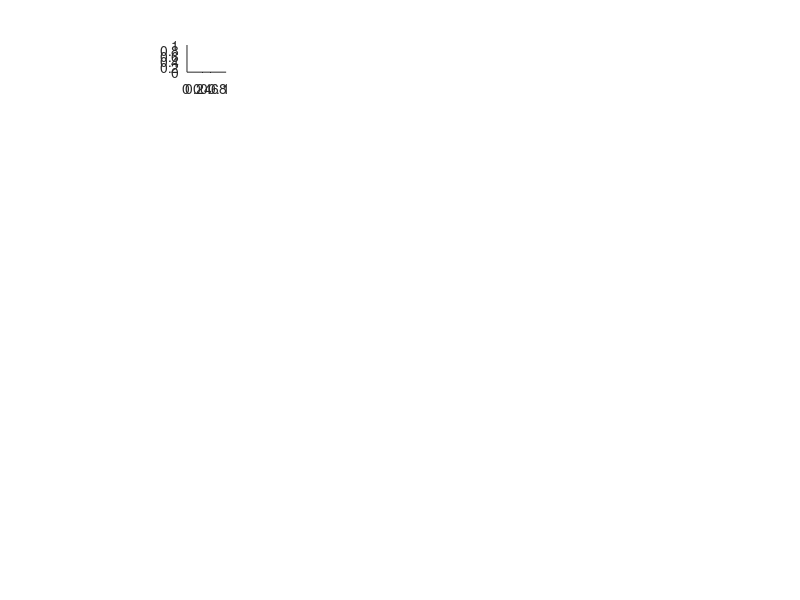

Reproduce this figure in MATLAB. (Note: this script raises an error after producing the figure.)
% Compare_2_structs_of_patterns_script_2
% Compare two sets of responses
% input should be   burst_activation, Spike_Rates_each_burst... from
% ANALYZED_DATA or POST_STIM_RESPONSE and stored in "Patterns" struct.
% output - a list of output variables should be processed outside of this
% script (ex. Compare_Pattern_pairs).

  
%%----------------------------------       
              
 
% Compare_Stim_resp_3files


Apply_filtering = true ;


G_Max_y  = 0.5 ; % Maximum scale Y
 G_Min_y  = -0.5 ;  % Minimum  scale Y

Sigma_amp_filter = 2 ;

%------------------------------
  [filename1 ,PathName1 ] = uigetfile('*.*','Select file');
  fullname1 = [PathName1 filename1 ]; 
  
  [filename2 ,PathName2 ] = uigetfile('*.*','Select file');
  fullname2 = [PathName2 filename2 ]; 
  
  fullname3 =fullname2 ;
%   
%   [filename3 ,PathName3 ] = uigetfile('*.*','Select file');
%   fullname3 = [PathName3 filename3 ]; 
  
  
%   fullname1 = '_02_2018_09_19_h12_s_d28_30stim_z33_minus800_Raster_1sigma_Post_2-30ms_Stimlus_responses.mat' ;
%   fullname2 = '_11_2018_09_19_h12_s_d28_30stim_z33_minus800_Raster_1sigma_Post_2-30ms_Stimlus_responses.mat' ;
%   fullname3   = '_11_2018_09_19_h12_s_d28_30stim_z33_minus800_Raster_1sigma_Post_2-30ms_Stimlus_responses.mat' ;;
  
    if fullname1 ~= 0
        
        LFP = [] ;
        
        Patterns1 = load( char(fullname1 ) ) ;   
%         LFP0 = LFP0.Details  ;   
%         LFP = [ LFP LFP0 ] ;
        Patterns2 = load( char(fullname2 ) ) ;   
%         LFP0 = LFP0.Details   ;  
%          LFP = [ LFP LFP0 ] ;
           Patterns3 = load( char(fullname3 ) ) ;   
%         LFP0 = LFP0.Details   ;  
%          LFP = [ LFP LFP0 ] ;
        
        % Show_all_post_stim_signals_8x8   .option_data_all

%         LFP( k ).option_data_all
    end
Max_y  = 0.5 ; % Maximum scale Y
 Min_y  = -0.5 ;  % Minimum  scale Y


 
 
load( 'MEAchannel2dMap.mat');   

Ny = 8 ;
Nx = 8 ;
N = 60 ;

figures_f = [] ;
spikes_ms_all  = [] ;
spikes_amp_all = [] ;
FiI = 0 ;
figure

NFis = 2 ;






 for Fx = 1 : 8   
      for Fy = 1 : 8  
          FiI = FiI + 1  ;
        for i = 1 : N    
            spikes_ms_all  = [] ;
            spikes_amp_all = [] ;
            curr_channel = i ;
            CH_i = curr_channel ;
            chan_Y = MEA_channel_coords( curr_channel ).chan_Y_coord  ;
            chan_X = MEA_channel_coords( curr_channel ).chan_X_coord  ;
            if Fy == chan_X && Fx == chan_Y
               f = subplot( Ny , Nx , FiI ) ; 
               figures_f = [ figures_f f ] ;
               
             for Fis = 1 : NFis 
    
    
                    if Fis ==1 
                    POST_STIM_RESPONSE =Patterns1.POST_STIM_RESPONSE ;
                    spikes_ms_all  = [] ;
            spikes_amp_all = [] ;
                    end


                    if Fis ==2 
                    POST_STIM_RESPONSE =Patterns2.POST_STIM_RESPONSE ;
                    spikes_ms_all  = [] ;
            spikes_amp_all = [] ;
                    end
% 

               bursts = POST_STIM_RESPONSE.bursts ;
                 Nb = POST_STIM_RESPONSE.Number_of_Patterns ;
                 for bi = 1 : Nb
                  
                    spikes_ms =  POST_STIM_RESPONSE.bursts{ bi }{ curr_channel }  ;
                    if ~isempty( spikes_ms ) 
                    spikes_amps =  POST_STIM_RESPONSE.bursts_amps{ bi }{ curr_channel } ;
                   
                   
                   Thr_one_sigma = abs( POST_STIM_RESPONSE.One_sigma_in_channels( CH_i )) ; 
                    spikes_sigma_all  = spikes_amps  / Thr_one_sigma ;
                    if Sigma_amp_filter > 0  
                          
                    ggg = find( abs( spikes_sigma_all ) < Sigma_amp_filter) ;
%                     spikes_sigma_all( ggg ) = [] ;
                    spikes_amps( ggg ) = [] ;
                    spikes_ms( ggg ) = [] ;
                    end
                    
                    spikes_ms_all = [ spikes_ms_all ; spikes_ms ] ;
                    spikes_amp_all = [ spikes_amp_all ; spikes_amps ] ;
%                     y_s =  y( floor( spikes_frames) ) ;
               
                    end
                 end
                  
                    hist_bins = 30 ;
                    times_all = spikes_ms_all ;
                    
%                     POST_STIM_RESPONSE.Poststim_interval_START
%                     POST_STIM_RESPONSE.Poststim_interval_END
%                     POST_STIM_RESPONSE.DT_bin
                    xx = POST_STIM_RESPONSE.Poststim_interval_START : POST_STIM_RESPONSE.DT_bin : ...
                        POST_STIM_RESPONSE.Poststim_interval_END ; 

                     NNN = hist_bins  ;
%                     subplot( 3 ,2 ,1 )
%                       hist( times_all , xx )

hold on
for i = 1 : numel(spikes_ms_all )
    x = [ spikes_ms_all( i ) spikes_ms_all( i ) ];
    y = [ 0 spikes_amp_all(i) ];
    
%     x = [ spikes_ms_all( i ) ];
%     y = [ spikes_amp_all(i) ];    
     if Fis ==1 
    plot( x , y , 'k-*' )
    plot( x(1) , y(2) , 'r*' )
     end
     
     if Fis ==2 
        plot( x , -y , 'k-*' )
        plot( x(1) , -y(2) , 'g*' )
     end 
     
     
end
                      


%                         plot( spikes_ms_all , spikes_amp_all , '*' )
                      ylim auto
                      if Fx == 8 
                          xlabel( 'time, ms') 
                      end
                      
                      if Fy == 1 
                         ylabel( 'Spikes') 
                      end
                   
               
             end
            end
        end
      end
 end
 
  

 linkaxes( figures_f , 'x' )
%  set(figures_f,'ylimmode','auto'); 
 xlim( [ POST_STIM_RESPONSE.Poststim_interval_START   POST_STIM_RESPONSE.Poststim_interval_END  ])

 
 
 

toc




